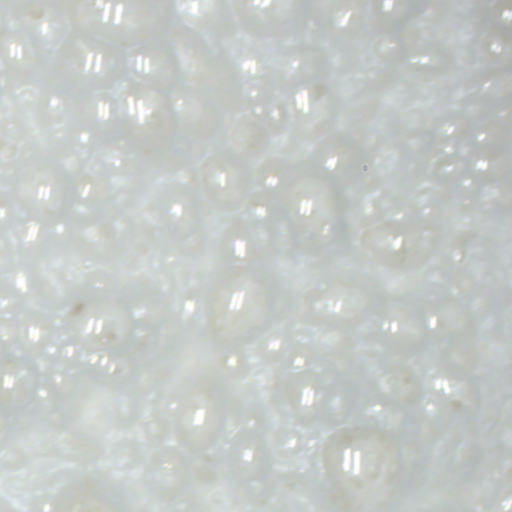
#> input picture data/test_image/a.png, 512 x 512 px; its folder holds only this picture in this run
$ python -i train_and_eval.py   (imports and definitions only)
#> lines starting #> are read from the running program, lines starting #| are printed output that depends on the picture
import torch
from torch import nn
import segmentation.utils.distributed_utils as utils
from segmentation.utils.dice_coefficient_loss import build_target,dice_loss
import numpy as np
import cv2 as cv


# [10 lines of commented-out code are left out]

# [111 lines left out: functions criterion, evaluate, train_one_epoch, create_lr_scheduler, not called in this run]


def single(img):
    kernel = np.ones((3, 3), np.uint8)
    img_recon = cv.morphologyEx(img, cv.MORPH_OPEN, kernel)
    img_recon = open_recon(img, 9)
    img_recon = open_recon(img_recon, 3)
    retval, markers, stats, centroids = cv.connectedComponentsWithStats(img_recon, connectivity=4)
    bubble_size = []
    cut_num = 0
    for i in range(1, stats.shape[0]):
        lu_x, lu_y = stats[i][0], stats[i][1]
        w, h = stats[i][2], stats[i][3]
        area = stats[i][4]
        center_x, center_y = centroids[i][0], centroids[i][1]
        if area > 20:
            bubble_size.append(area)

    result = [0] * (max(bubble_size) - 21 + 1)
    for i in range(21, max(bubble_size) + 1):
        result[i - 21] = bubble_size.count(i)

    bubble_size = np.array(bubble_size)
    # print_info(bubble_size)

    colors = []
    for i in range(retval):
        b = np.random.randint(0, 256)
        g = np.random.randint(0, 256)
        r = np.random.randint(0, 256)
        colors.append((b, g, r))
    colors[0] = (0, 0, 0)
    h, w = img_recon.shape
    image_color = np.zeros((h, w, 3), dtype=np.uint8)
    for row in range(h):
        for col in range(w):
            image_color[row, col] = colors[markers[row, col]]
    return list(bubble_size)


def open_recon(img_bin,kernel_size):
    kernal = np.ones((kernel_size, kernel_size), np.uint8)
    img_erode = cv.erode(img_bin, kernal)
    marker = img_erode.copy()
    mask = img_bin.copy()
    while True:
        marker_pre = marker
        dilation = cv.dilate(marker, kernal)
        marker = np.min((dilation, mask), axis=0)
        if (marker_pre == marker).all():
            break
    return marker

>>> import cv2
>>> picture = cv2.imread('../../data/test_image/a.png')
#> picture is the input picture: shape (512, 512, 3); mean B, G, R 199.9, 203, 197.8
>>> result = single(picture)
#> in open_recon, `img_erode = cv.erode(img_bin, kernal)`:
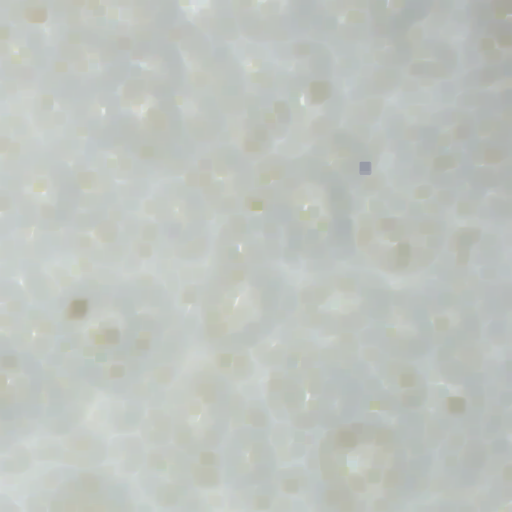
#> img_erode: shape (512, 512, 3); mean B, G, R 191.3, 196.7, 191.1
#> the loop in open_recon, `while True:` made 31 passes
#> pass 2, in open_recon, `dilation = cv.dilate(marker, kernal)`:
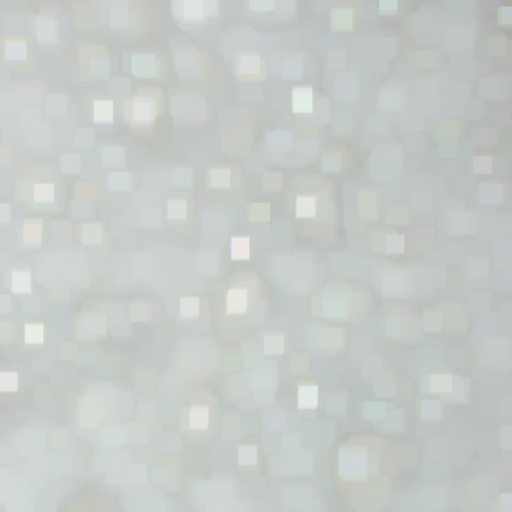
#> dilation: shape (512, 512, 3); mean B, G, R 199.8, 203.6, 197.9
#> (the run stopped early here; a loop or call above may not have finished)

$ run again, on data/test_image/c.png
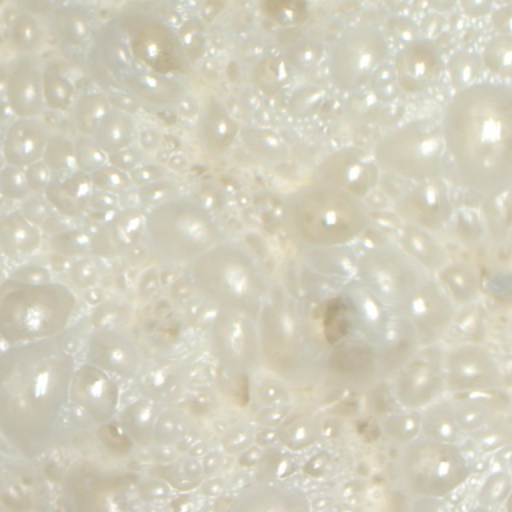
#> input picture data/test_image/c.png, 512 x 512 px
#> picture is the input picture: shape (512, 512, 3); mean B, G, R 189.8, 207.8, 211.4
#> in open_recon, `img_erode = cv.erode(img_bin, kernal)`:
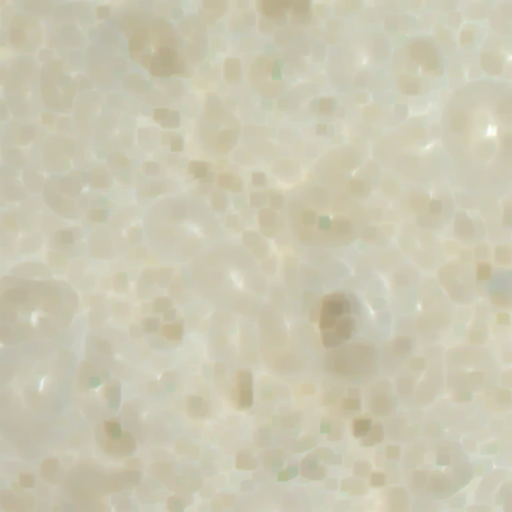
#> img_erode: shape (512, 512, 3); mean B, G, R 177, 199.2, 202.3
#> the loop in open_recon, `while True:` made 42 passes
#> pass 3, in open_recon, `dilation = cv.dilate(marker, kernal)`:
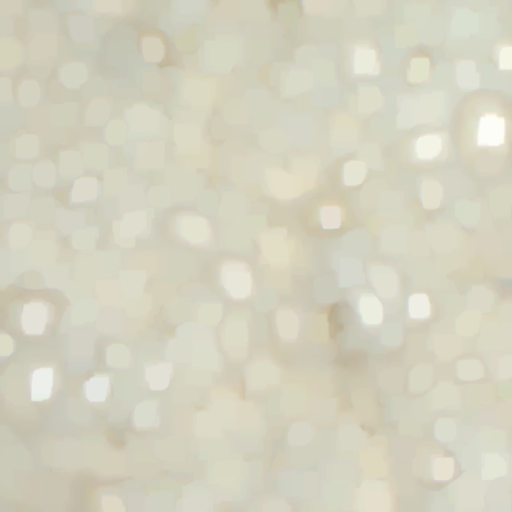
#> dilation: shape (512, 512, 3); mean B, G, R 191.6, 210, 212.3

$ run again, on data/test_image/d.png
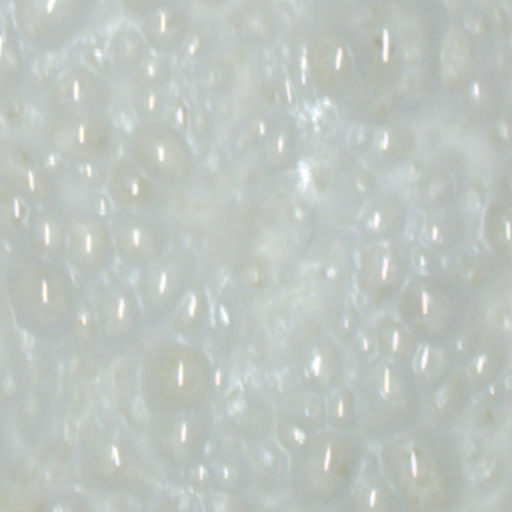
#> input picture data/test_image/d.png, 512 x 512 px
#> picture is the input picture: shape (512, 512, 3); mean B, G, R 192.8, 197.7, 191.2
#> in open_recon, `img_erode = cv.erode(img_bin, kernal)`:
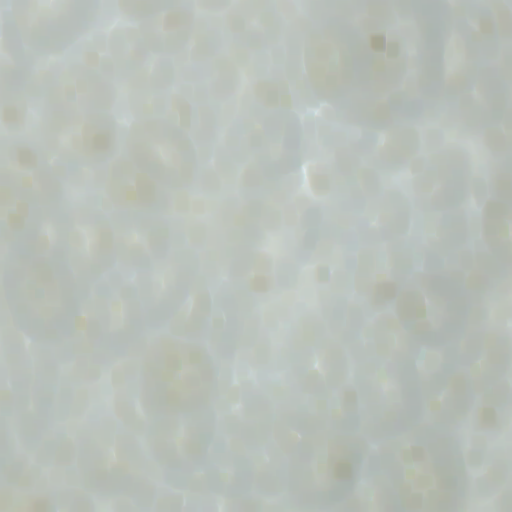
#> img_erode: shape (512, 512, 3); mean B, G, R 185.6, 192.4, 185.4
